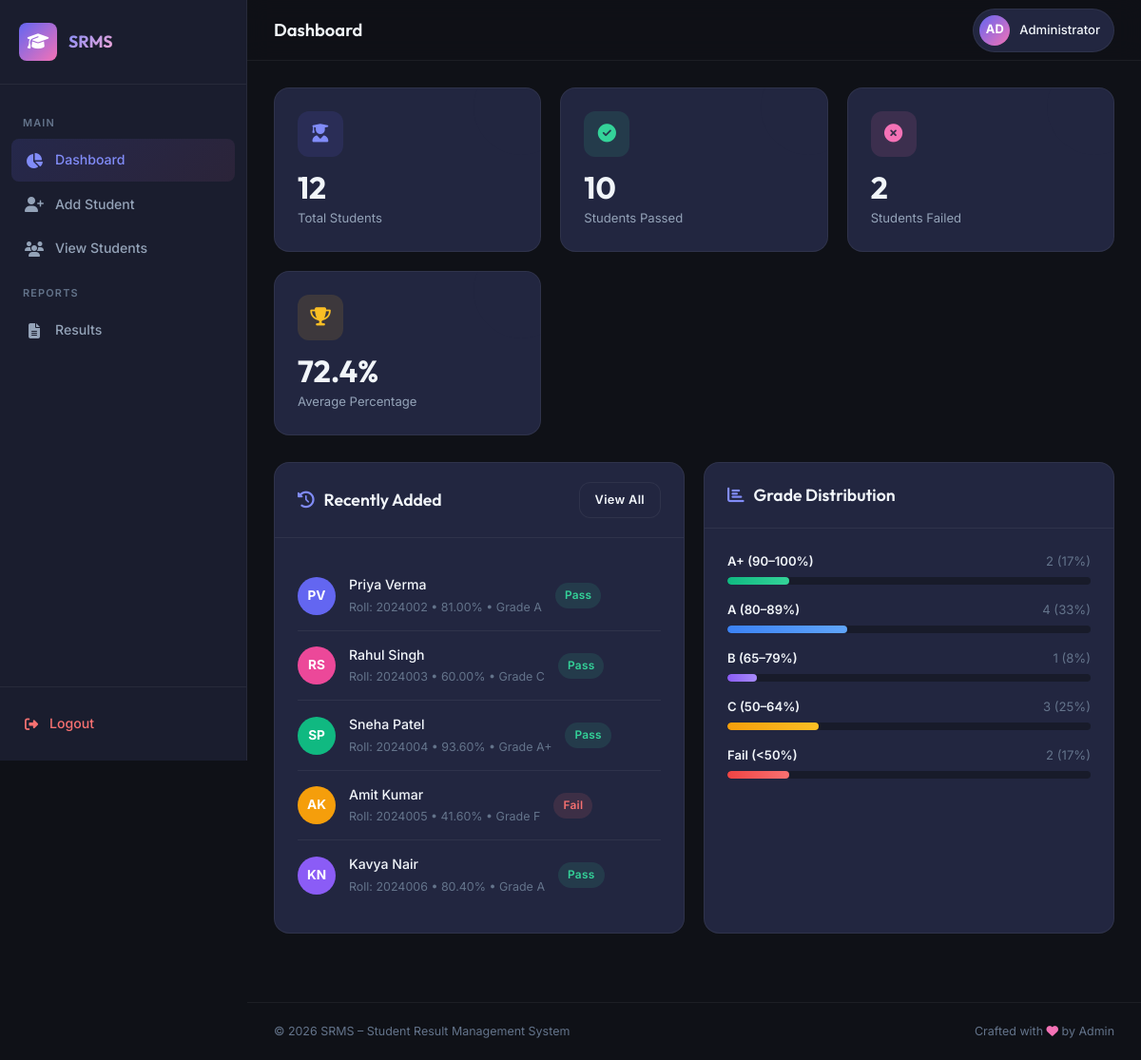
The app's page /dashboard.php (signed in) with its own data.
### tables this page shows
CREATE TABLE IF NOT EXISTS students (
    id INT AUTO_INCREMENT PRIMARY KEY,
    name VARCHAR(100) NOT NULL,
    roll_no VARCHAR(20) NOT NULL UNIQUE,
    class VARCHAR(10) NOT NULL,
    section VARCHAR(5) DEFAULT 'A',
    math INT NOT NULL CHECK (math BETWEEN 0 AND 100),
    science INT NOT NULL CHECK (science BETWEEN 0 AND 100),
    english INT NOT NULL CHECK (english BETWEEN 0 AND 100),
    hindi INT NOT NULL CHECK (hindi BETWEEN 0 AND 100),
    social_science INT NOT NULL CHECK (social_science BETWEEN 0 AND 100),
    total INT GENERATED ALWAYS AS (math + science + english + hindi + social_science) STORED,
    percentage DECIMAL(5,2) GENERATED ALWAYS AS ((math + science + english + hindi + social_science) / 5) STORED,
    grade VARCHAR(5) GENERATED ALWAYS AS (
        CASE
            WHEN (math + science + english + hindi + social_science) / 5 >= 90 THEN 'A+'
            WHEN (math + science + english + hindi + social_science) / 5 >= 80 THEN 'A'
            WHEN (math + science + english + hindi + social_science) / 5 >= 65 THEN 'B'
            WHEN (math + science + english + hindi + social_science) / 5 >= 50 THEN 'C'
            ELSE 'F'
        END
    ) STORED,
    created_at TIMESTAMP DEFAULT CURRENT_TIMESTAMP,
    updated_at TIMESTAMP DEFAULT CURRENT_TIMESTAMP ON UPDATE CURRENT_TIMESTAMP
);

### dashboard.php (the view, shortened to what this page needs)
<?php
require_once 'config.php';
$adminName = $_SESSION['admin_name'] ?? 'Admin';
$totalResult = $conn->query("SELECT COUNT(*) AS cnt FROM students");
$totalStudents = $totalResult->fetch_assoc()['cnt'];
$passResult = $conn->query("SELECT COUNT(*) AS cnt FROM students WHERE percentage >= 50");
$passedStudents = $passResult->fetch_assoc()['cnt'];
$failedStudents = $totalStudents - $passedStudents;
$avgResult = $conn->query("SELECT ROUND(AVG(percentage), 1) AS avg_pct FROM students");
$avgPercentage = $avgResult->fetch_assoc()['avg_pct'] ?? 0;
$recentResult = $conn->query("SELECT name, roll_no, percentage, grade, section, class FROM students ORDER BY created_at DESC LIMIT 5");
$recentStudents = [];
while ($row = $recentResult->fetch_assoc()) {
    $recentStudents[] = $row;
}
$gradeQuery = $conn->query("
    SELECT
        SUM(CASE WHEN percentage >= 90 THEN 1 ELSE 0 END) AS a_plus,
        SUM(CASE WHEN percentage >= 80 AND percentage < 90 THEN 1 ELSE 0 END) AS a_grade,
        SUM(CASE WHEN percentage >= 65 AND percentage < 80 THEN 1 ELSE 0 END) AS b_grade,
        SUM(CASE WHEN percentage >= 50 AND percentage < 65 THEN 1 ELSE 0 END) AS c_grade,
        SUM(CASE WHEN percentage < 50 THEN 1 ELSE 0 END) AS f_grade
    FROM students
");
$gradeStats = $gradeQuery->fetch_assoc();
$gradeTotal = max($totalStudents, 1);
?>
<!DOCTYPE html>
<html lang="en">
<head>
  <link rel="stylesheet" href="https://cdnjs.cloudflare.com/ajax/libs/font-awesome/6.5.1/css/all.min.css" />
  <link rel="stylesheet" href="css/style.css" />
</head>
<body>
  <div class="app-layout">
    <aside class="sidebar" id="sidebar">
      <div class="sidebar-header">
        <div class="s-logo"><i class="fas fa-graduation-cap"></i></div>
        <span class="s-title">SRMS</span>
      </div>
      <nav class="sidebar-nav">
        <div class="nav-label">Main</div>
        <a href="dashboard.php" class="nav-item active">
          <i class="fas fa-chart-pie"></i> Dashboard
        </a>
        <a href="add_student.php" class="nav-item">
          <i class="fas fa-user-plus"></i> Add Student
        </a>
        <a href="view_students.php" class="nav-item">
          <i class="fas fa-users"></i> View Students
        </a>
        <div class="nav-label">Reports</div>
        <a href="result.php" class="nav-item">
          <i class="fas fa-file-lines"></i> Results
        </a>
      </nav>
      <div class="sidebar-footer">
        <a href="logout.php" class="nav-item">
          <i class="fas fa-right-from-bracket"></i> Logout
        </a>
      </div>
    </aside>
    <div class="main-wrapper">
      <header class="top-header">
        <div class="left">
          <h1 class="page-title">Dashboard</h1>
        </div>
        <div class="right">
          <div class="admin-badge">
            <div class="avatar"><?= strtoupper(substr($adminName, 0, 2)) ?></div>
            <span class="name"><?= htmlspecialchars($adminName) ?></span>
          </div>
        </div>
      </header>
      <main class="page-content">
        <section class="stats-grid">
          <div class="stat-card">
            <div class="stat-icon purple"><i class="fas fa-user-graduate"></i></div>
            <div class="stat-value"><?= $totalStudents ?></div>
            <div class="stat-label">Total Students</div>
          </div>
          <div class="stat-card">
            <div class="stat-icon green"><i class="fas fa-circle-check"></i></div>
            <div class="stat-value"><?= $passedStudents ?></div>
            <div class="stat-label">Students Passed</div>
          </div>
          <div class="stat-card">
            <div class="stat-icon pink"><i class="fas fa-circle-xmark"></i></div>
            <div class="stat-value"><?= $failedStudents ?></div>
            <div class="stat-label">Students Failed</div>
          </div>
          <div class="stat-card">
            <div class="stat-icon yellow"><i class="fas fa-trophy"></i></div>
            <div class="stat-value"><?= $avgPercentage ?>%</div>
            <div class="stat-label">Average Percentage</div>
          </div>
        </section>
        <section class="quick-grid">
          <div class="content-card">
            <div class="card-header">
              <h2><i class="fas fa-clock-rotate-left"></i> Recently Added</h2>
              <a href="view_students.php" class="btn btn-secondary btn-sm">View All</a>
            </div>
            <div class="card-body">
              <?php if (empty($recentStudents)): ?>
                <div class="empty-state">
                  <i class="fas fa-inbox"></i>
                  <h3>No students yet</h3>
                  <p>Add your first student to get started.</p>
                </div>
              <?php else: ?>
                <div class="recent-list">
                  <?php
                  $colors = ['#6366f1', '#ec4899', '#10b981', '#f59e0b', '#8b5cf6'];
                  foreach ($recentStudents as $i => $s):
                    $initials = implode('', array_map(fn($w) => strtoupper($w[0] ?? ''), explode(' ', $s['name'])));
                    $initials = substr($initials, 0, 2);
                    $passed = $s['percentage'] >= 50;
                  ?>
                    <div class="recent-item">
                      <div class="r-avatar" style="background: <?= $colors[$i % 5] ?>"><?= $initials ?></div>
                      <div class="r-info">
                        <h4><?= htmlspecialchars($s['name']) ?></h4>
                        <p>Roll: <?= htmlspecialchars($s['roll_no']) ?> &bull; <?= $s['percentage'] ?>% &bull; Grade <?= $s['grade'] ?></p>
                      </div>
                      <span class="badge <?= $passed ? 'badge-success' : 'badge-danger' ?>"><?= $passed ? 'Pass' : 'Fail' ?></span>
                    </div>
                  <?php endforeach; ?>
                </div>
              <?php endif; ?>
            </div>
          </div>
          <div class="content-card">
            <div class="card-header">
              <h2><i class="fas fa-chart-bar"></i> Grade Distribution</h2>
            </div>
            <div class="card-body">
              <?php
              $grades = [
                ['label' => 'A+ (90–100%)', 'val' => $gradeStats['a_plus'], 'class' => 'a-plus'],
                ['label' => 'A (80–89%)',    'val' => $gradeStats['a_grade'], 'class' => 'a'],
                ['label' => 'B (65–79%)',    'val' => $gradeStats['b_grade'], 'class' => 'b'],
                ['label' => 'C (50–64%)',    'val' => $gradeStats['c_grade'], 'class' => 'c'],
                ['label' => 'Fail (<50%)',   'val' => $gradeStats['f_grade'], 'class' => 'f'],
              ];
              foreach ($grades as $g):
                $pct = round(($g['val'] / $gradeTotal) * 100);
              ?>
                <div class="grade-bar-container">
                  <div class="grade-bar-label">
                    <span><?= $g['label'] ?></span>
                    <span><?= $g['val'] ?> (<?= $pct ?>%)</span>
                  </div>
                  <div class="grade-bar"><div class="fill <?= $g['class'] ?>" style="width: <?= $pct ?>%"></div></div>
                </div>
              <?php endforeach; ?>
            </div>
          </div>
        </section>
      </main>
      <footer class="app-footer">
        <p>&copy; 2026 SRMS – Student Result Management System</p>
        <p>Crafted with <i class="fas fa-heart" style="color: var(--accent);"></i> by Admin</p>
      </footer>
    </div>
  </div>
</body>
</html>

### records on screen
students: name "PV", name "Priya Verma", roll_no "2024002", percentage "81.00", grade "A", shows "Pass"
students: name "RS", name "Rahul Singh", roll_no "2024003", percentage "60.00", grade "C", shows "Pass"
students: name "SP", name "Sneha Patel", roll_no "2024004", percentage "93.60", grade "A+", shows "Pass"
students: name "AK", name "Amit Kumar", roll_no "2024005", percentage "41.60", grade "F", shows "Fail"
students: name "KN", name "Kavya Nair", roll_no "2024006", percentage "80.40", grade "A", shows "Pass"

### other values on screen
substr($adminName, 0, 2) "AD"
$adminName "Administrator"
$totalStudents "12"
$passedStudents "10"
$failedStudents "2"
$avgPercentage "72.4"
$g['label'] "A+ (90–100%)"
$g['val'] "2"
$pct "17"
$g['label'] "A (80–89%)"
$g['val'] "4"
$pct "33"
$g['label'] "B (65–79%)"
$g['val'] "1"
$pct "8"
